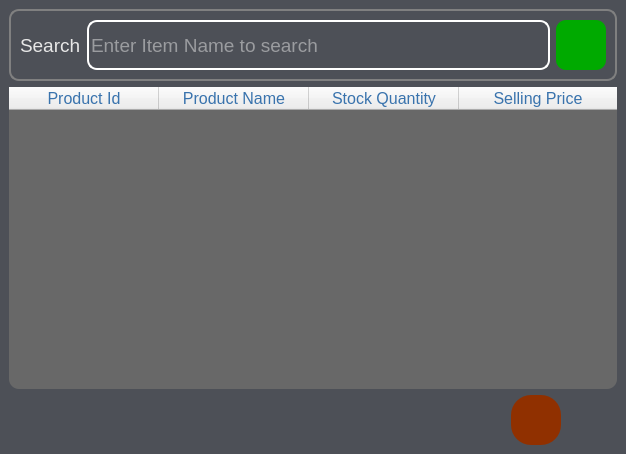
<?xml version="1.0" encoding="UTF-8"?>
<ui version="4.0">
 <class>SearchForm</class>
 <widget class="QWidget" name="SearchForm">
  <property name="geometry">
   <rect>
    <x>0</x>
    <y>0</y>
    <width>626</width>
    <height>454</height>
   </rect>
  </property>
  <property name="windowTitle">
   <string>Form</string>
  </property>
  <property name="styleSheet">
   <string notr="true"/>
  </property>
  <layout class="QVBoxLayout" name="verticalLayout">
   <property name="spacing">
    <number>0</number>
   </property>
   <property name="leftMargin">
    <number>0</number>
   </property>
   <property name="topMargin">
    <number>0</number>
   </property>
   <property name="rightMargin">
    <number>0</number>
   </property>
   <property name="bottomMargin">
    <number>0</number>
   </property>
   <item>
    <widget class="QWidget" name="BodyWidget" native="true">
     <property name="styleSheet">
      <string notr="true">QWidget#BodyWidget{
background-color:rgb(77,80,87);
color: rgb(231, 231, 231);
}

QLabel,QLineEdit{
color: rgb(231, 231, 231);
}

QLineEdit#SearchBox{
background-color:Transparent;
border:2px solid white;
border-radius:10px;
}

QFrame#SearchFrame{
border:2px solid grey;
border-radius: 10px;
background-color:Transparent;
}

QPushButton#SearchBtn{
background-color:#00aa00;
color:rgb(250,250,250);
border-radius:10px;
}
QPushButton#SearchBtn:hover{
background-color: rgb(0, 207, 0);
}
QPushButton#AddToTable{
background-color:Transparent;
color:rgb(250,250,250);
border-radius:20px;
}

QPushButton#AddToTable:hover{
background-color:orange;
}

QPushButton#CloseThis{
background-color:Transparent;
color:rgb(250,250,250);
border-radius:20px;
}

QPushButton#CloseThis:hover{
background-color:maroon;
}

QPushButton#SearchButton:hover{
background-color: rgb(214, 209, 55);
}

QTableWidget{
background-color: rgb(104, 104, 104);
alternate-background-color: rgb(104, 104, 104);
border-radius:10px;
}

</string>
     </property>
     <layout class="QVBoxLayout" name="verticalLayout_2">
      <item>
       <widget class="QFrame" name="SearchFrame">
        <property name="sizePolicy">
         <sizepolicy hsizetype="Preferred" vsizetype="Fixed">
          <horstretch>0</horstretch>
          <verstretch>0</verstretch>
         </sizepolicy>
        </property>
        <property name="minimumSize">
         <size>
          <width>0</width>
          <height>72</height>
         </size>
        </property>
        <property name="frameShape">
         <enum>QFrame::StyledPanel</enum>
        </property>
        <property name="frameShadow">
         <enum>QFrame::Raised</enum>
        </property>
        <layout class="QHBoxLayout" name="horizontalLayout">
         <item>
          <widget class="QLabel" name="label">
           <property name="minimumSize">
            <size>
             <width>0</width>
             <height>50</height>
            </size>
           </property>
           <property name="font">
            <font>
             <pointsize>14</pointsize>
            </font>
           </property>
           <property name="text">
            <string>Search</string>
           </property>
          </widget>
         </item>
         <item>
          <widget class="QLineEdit" name="SearchBox">
           <property name="minimumSize">
            <size>
             <width>0</width>
             <height>50</height>
            </size>
           </property>
           <property name="font">
            <font>
             <pointsize>14</pointsize>
            </font>
           </property>
           <property name="maxLength">
            <number>45</number>
           </property>
           <property name="placeholderText">
            <string>Enter Item Name to search</string>
           </property>
           <property name="clearButtonEnabled">
            <bool>true</bool>
           </property>
          </widget>
         </item>
         <item>
          <widget class="QPushButton" name="SearchBtn">
           <property name="minimumSize">
            <size>
             <width>50</width>
             <height>50</height>
            </size>
           </property>
           <property name="text">
            <string/>
           </property>
           <property name="icon">
            <iconset>
             <normaloff>:/icons/search_more_64_white.png</normaloff>:/icons/search_more_64_white.png</iconset>
           </property>
           <property name="iconSize">
            <size>
             <width>30</width>
             <height>30</height>
            </size>
           </property>
          </widget>
         </item>
        </layout>
       </widget>
      </item>
      <item>
       <widget class="QTableWidget" name="SearchTable">
        <property name="minimumSize">
         <size>
          <width>608</width>
          <height>300</height>
         </size>
        </property>
        <property name="font">
         <font>
          <pointsize>12</pointsize>
         </font>
        </property>
        <property name="editTriggers">
         <set>QAbstractItemView::NoEditTriggers</set>
        </property>
        <property name="selectionMode">
         <enum>QAbstractItemView::ExtendedSelection</enum>
        </property>
        <attribute name="horizontalHeaderDefaultSectionSize">
         <number>150</number>
        </attribute>
        <attribute name="horizontalHeaderMinimumSectionSize">
         <number>130</number>
        </attribute>
        <attribute name="horizontalHeaderStretchLastSection">
         <bool>true</bool>
        </attribute>
        <column>
         <property name="text">
          <string>Product Id</string>
         </property>
         <property name="font">
          <font>
           <pointsize>12</pointsize>
          </font>
         </property>
         <property name="background">
          <color>
           <red>77</red>
           <green>77</green>
           <blue>77</blue>
          </color>
         </property>
         <property name="foreground">
          <brush brushstyle="SolidPattern">
           <color alpha="255">
            <red>57</red>
            <green>115</green>
            <blue>173</blue>
           </color>
          </brush>
         </property>
        </column>
        <column>
         <property name="text">
          <string>Product Name</string>
         </property>
         <property name="font">
          <font>
           <pointsize>12</pointsize>
          </font>
         </property>
         <property name="background">
          <color>
           <red>77</red>
           <green>77</green>
           <blue>77</blue>
          </color>
         </property>
         <property name="foreground">
          <brush brushstyle="SolidPattern">
           <color alpha="255">
            <red>57</red>
            <green>115</green>
            <blue>173</blue>
           </color>
          </brush>
         </property>
        </column>
        <column>
         <property name="text">
          <string>Stock Quantity</string>
         </property>
         <property name="font">
          <font>
           <pointsize>12</pointsize>
          </font>
         </property>
         <property name="background">
          <color>
           <red>76</red>
           <green>76</green>
           <blue>76</blue>
          </color>
         </property>
         <property name="foreground">
          <brush brushstyle="SolidPattern">
           <color alpha="255">
            <red>57</red>
            <green>115</green>
            <blue>173</blue>
           </color>
          </brush>
         </property>
        </column>
        <column>
         <property name="text">
          <string>Selling Price</string>
         </property>
         <property name="font">
          <font>
           <pointsize>12</pointsize>
          </font>
         </property>
         <property name="background">
          <color>
           <red>77</red>
           <green>77</green>
           <blue>77</blue>
          </color>
         </property>
         <property name="foreground">
          <brush brushstyle="SolidPattern">
           <color alpha="255">
            <red>57</red>
            <green>115</green>
            <blue>173</blue>
           </color>
          </brush>
         </property>
        </column>
       </widget>
      </item>
      <item>
       <layout class="QHBoxLayout" name="horizontalLayout_2">
        <item>
         <spacer name="horizontalSpacer">
          <property name="orientation">
           <enum>Qt::Horizontal</enum>
          </property>
          <property name="sizeHint" stdset="0">
           <size>
            <width>40</width>
            <height>20</height>
           </size>
          </property>
         </spacer>
        </item>
        <item>
         <widget class="QPushButton" name="CloseThis">
          <property name="minimumSize">
           <size>
            <width>50</width>
            <height>50</height>
           </size>
          </property>
          <property name="font">
           <font>
            <pointsize>12</pointsize>
           </font>
          </property>
          <property name="styleSheet">
           <string notr="true">background-color: rgb(144, 48, 0);</string>
          </property>
          <property name="text">
           <string/>
          </property>
          <property name="icon">
           <iconset>
            <normaloff>:/icons/multiply_filled_100_white.png</normaloff>:/icons/multiply_filled_100_white.png</iconset>
          </property>
          <property name="iconSize">
           <size>
            <width>30</width>
            <height>30</height>
           </size>
          </property>
         </widget>
        </item>
        <item>
         <widget class="QPushButton" name="AddToTable">
          <property name="enabled">
           <bool>false</bool>
          </property>
          <property name="minimumSize">
           <size>
            <width>50</width>
            <height>50</height>
           </size>
          </property>
          <property name="font">
           <font>
            <pointsize>12</pointsize>
           </font>
          </property>
          <property name="text">
           <string/>
          </property>
          <property name="icon">
           <iconset>
            <normaloff>:/icons/add_shopping_cart_white.png</normaloff>:/icons/add_shopping_cart_white.png</iconset>
          </property>
          <property name="iconSize">
           <size>
            <width>25</width>
            <height>30</height>
           </size>
          </property>
         </widget>
        </item>
       </layout>
      </item>
     </layout>
    </widget>
   </item>
  </layout>
 </widget>
 <resources/>
 <connections>
  <connection>
   <sender>SearchBtn</sender>
   <signal>clicked()</signal>
   <receiver>SearchForm</receiver>
   <slot>advance_itemSearch()</slot>
   <hints>
    <hint type="sourcelabel">
     <x>582</x>
     <y>41</y>
    </hint>
    <hint type="destinationlabel">
     <x>536</x>
     <y>-17</y>
    </hint>
   </hints>
  </connection>
  <connection>
   <sender>SearchBox</sender>
   <signal>textChanged(QString)</signal>
   <receiver>SearchForm</receiver>
   <slot>search()</slot>
   <hints>
    <hint type="sourcelabel">
     <x>261</x>
     <y>41</y>
    </hint>
    <hint type="destinationlabel">
     <x>277</x>
     <y>-11</y>
    </hint>
   </hints>
  </connection>
  <connection>
   <sender>CloseThis</sender>
   <signal>clicked()</signal>
   <receiver>SearchForm</receiver>
   <slot>closeWindow()</slot>
   <hints>
    <hint type="sourcelabel">
     <x>539</x>
     <y>417</y>
    </hint>
    <hint type="destinationlabel">
     <x>510</x>
     <y>462</y>
    </hint>
   </hints>
  </connection>
  <connection>
   <sender>AddToTable</sender>
   <signal>clicked()</signal>
   <receiver>SearchForm</receiver>
   <slot>add_toTable()</slot>
   <hints>
    <hint type="sourcelabel">
     <x>585</x>
     <y>411</y>
    </hint>
    <hint type="destinationlabel">
     <x>587</x>
     <y>461</y>
    </hint>
   </hints>
  </connection>
  <connection>
   <sender>SearchBox</sender>
   <signal>textChanged(QString)</signal>
   <receiver>SearchForm</receiver>
   <slot>advanced_itemSearch()</slot>
   <hints>
    <hint type="sourcelabel">
     <x>258</x>
     <y>41</y>
    </hint>
    <hint type="destinationlabel">
     <x>264</x>
     <y>-23</y>
    </hint>
   </hints>
  </connection>
 </connections>
 <slots>
  <slot>advanced_itemSearch()</slot>
  <slot>add_toTable()</slot>
  <slot>closeWindow()</slot>
  <slot>search()</slot>
 </slots>
</ui>
